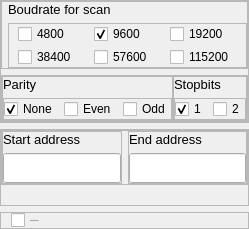
                  <widget class="AqScanNetworkSettingsWidget" name="pageScanNetwork">
                   <property name="sizePolicy">
                    <sizepolicy hsizetype="Preferred" vsizetype="MinimumExpanding">
                     <horstretch>0</horstretch>
                     <verstretch>0</verstretch>
                    </sizepolicy>
                   </property>
                   <property name="minimumSize">
                    <size>
                     <width>0</width>
                     <height>0</height>
                    </size>
                   </property>
                   <layout class="QVBoxLayout" name="verticalLayout_10">
                    <property name="spacing">
                     <number>6</number>
                    </property>
                    <property name="leftMargin">
                     <number>0</number>
                    </property>
                    <property name="topMargin">
                     <number>0</number>
                    </property>
                    <property name="rightMargin">
                     <number>0</number>
                    </property>
                    <property name="bottomMargin">
                     <number>0</number>
                    </property>
                    <item alignment="Qt::AlignTop">
                     <widget class="QFrame" name="settingFrame">
                      <property name="sizePolicy">
                       <sizepolicy hsizetype="Preferred" vsizetype="MinimumExpanding">
                        <horstretch>0</horstretch>
                        <verstretch>0</verstretch>
                       </sizepolicy>
                      </property>
                      <property name="minimumSize">
                       <size>
                        <width>0</width>
                        <height>0</height>
                       </size>
                      </property>
                      <property name="maximumSize">
                       <size>
                        <width>16777215</width>
                        <height>16777215</height>
                       </size>
                      </property>
                      <property name="frameShape">
                       <enum>QFrame::StyledPanel</enum>
                      </property>
                      <property name="frameShadow">
                       <enum>QFrame::Raised</enum>
                      </property>
                      <layout class="QVBoxLayout" name="verticalLayout_11">
                       <property name="spacing">
                        <number>6</number>
                       </property>
                       <property name="leftMargin">
                        <number>0</number>
                       </property>
                       <property name="topMargin">
                        <number>0</number>
                       </property>
                       <property name="rightMargin">
                        <number>0</number>
                       </property>
                       <property name="bottomMargin">
                        <number>0</number>
                       </property>
                       <item alignment="Qt::AlignTop">
                        <widget class="AqScanCheckBoxFrame" name="boudrateFrame">
                         <property name="sizePolicy">
                          <sizepolicy hsizetype="Preferred" vsizetype="MinimumExpanding">
                           <horstretch>0</horstretch>
                           <verstretch>0</verstretch>
                          </sizepolicy>
                         </property>
                         <property name="frameShape">
                          <enum>QFrame::StyledPanel</enum>
                         </property>
                         <property name="frameShadow">
                          <enum>QFrame::Raised</enum>
                         </property>
                         <layout class="QVBoxLayout" name="verticalLayout_17">
                          <property name="spacing">
                           <number>6</number>
                          </property>
                          <property name="leftMargin">
                           <number>6</number>
                          </property>
                          <property name="topMargin">
                           <number>0</number>
                          </property>
                          <property name="rightMargin">
                           <number>0</number>
                          </property>
                          <property name="bottomMargin">
                           <number>0</number>
                          </property>
                          <item>
                           <widget class="QLabel" name="boudrateScanLabel">
                            <property name="font">
                             <font>
                              <pointsize>10</pointsize>
                             </font>
                            </property>
                            <property name="text">
                             <string>Boudrate for scan</string>
                            </property>
                           </widget>
                          </item>
                          <item alignment="Qt::AlignTop">
                           <widget class="QFrame" name="boudrateCheckBoxFrame">
                            <property name="sizePolicy">
                             <sizepolicy hsizetype="Preferred" vsizetype="MinimumExpanding">
                              <horstretch>0</horstretch>
                              <verstretch>0</verstretch>
                             </sizepolicy>
                            </property>
                            <property name="frameShape">
                             <enum>QFrame::StyledPanel</enum>
                            </property>
                            <property name="frameShadow">
                             <enum>QFrame::Raised</enum>
                            </property>
                            <layout class="QGridLayout" name="gridLayout">
                             <property name="topMargin">
                              <number>0</number>
                             </property>
                             <property name="rightMargin">
                              <number>0</number>
                             </property>
                             <property name="bottomMargin">
                              <number>0</number>
                             </property>
                             <property name="horizontalSpacing">
                              <number>0</number>
                             </property>
                             <property name="verticalSpacing">
                              <number>3</number>
                             </property>
                             <item row="3" column="1">
                              <widget class="QCheckBox" name="checkBox9600">
                               <property name="text">
                                <string>9600</string>
                               </property>
                               <property name="checked">
                                <bool>true</bool>
                               </property>
                               <property name="tristate">
                                <bool>false</bool>
                               </property>
                              </widget>
                             </item>
                             <item row="3" column="2">
                              <widget class="QCheckBox" name="checkBox19200">
                               <property name="text">
                                <string>19200</string>
                               </property>
                              </widget>
                             </item>
                             <item row="3" column="0">
                              <widget class="QCheckBox" name="checkBox4800">
                               <property name="text">
                                <string>4800</string>
                               </property>
                              </widget>
                             </item>
                             <item row="4" column="2">
                              <widget class="QCheckBox" name="checkBox115200">
                               <property name="text">
                                <string>115200</string>
                               </property>
                              </widget>
                             </item>
                             <item row="4" column="0">
                              <widget class="QCheckBox" name="checkBox38400">
                               <property name="text">
                                <string>38400</string>
                               </property>
                              </widget>
                             </item>
                             <item row="4" column="1">
                              <widget class="QCheckBox" name="checkBox57600">
                               <property name="text">
                                <string>57600</string>
                               </property>
                              </widget>
                             </item>
                            </layout>
                           </widget>
                          </item>
                         </layout>
                        </widget>
                       </item>
                       <item alignment="Qt::AlignTop">
                        <widget class="QFrame" name="settingFooterFrame">
                         <property name="sizePolicy">
                          <sizepolicy hsizetype="Preferred" vsizetype="MinimumExpanding">
                           <horstretch>0</horstretch>
                           <verstretch>0</verstretch>
                          </sizepolicy>
                         </property>
                         <property name="frameShape">
                          <enum>QFrame::StyledPanel</enum>
                         </property>
                         <property name="frameShadow">
                          <enum>QFrame::Raised</enum>
                         </property>
                         <layout class="QHBoxLayout" name="horizontalLayout_7">
                          <property name="spacing">
                           <number>0</number>
                          </property>
                          <property name="leftMargin">
                           <number>0</number>
                          </property>
                          <property name="topMargin">
                           <number>0</number>
                          </property>
                          <property name="rightMargin">
                           <number>0</number>
                          </property>
                          <property name="bottomMargin">
                           <number>0</number>
                          </property>
                          <item alignment="Qt::AlignTop">
                           <widget class="AqScanCheckBoxFrame" name="parityFrame">
                            <property name="sizePolicy">
                             <sizepolicy hsizetype="Preferred" vsizetype="MinimumExpanding">
                              <horstretch>0</horstretch>
                              <verstretch>0</verstretch>
                             </sizepolicy>
                            </property>
                            <property name="minimumSize">
                             <size>
                              <width>0</width>
                              <height>0</height>
                             </size>
                            </property>
                            <property name="maximumSize">
                             <size>
                              <width>16777215</width>
                              <height>16777215</height>
                             </size>
                            </property>
                            <property name="frameShape">
                             <enum>QFrame::StyledPanel</enum>
                            </property>
                            <property name="frameShadow">
                             <enum>QFrame::Raised</enum>
                            </property>
                            <layout class="QVBoxLayout" name="verticalLayout_16">
                             <property name="spacing">
                              <number>6</number>
                             </property>
                             <property name="leftMargin">
                              <number>0</number>
                             </property>
                             <property name="topMargin">
                              <number>0</number>
                             </property>
                             <property name="rightMargin">
                              <number>0</number>
                             </property>
                             <property name="bottomMargin">
                              <number>0</number>
                             </property>
                             <item>
                              <widget class="QLabel" name="parityScanLabel_2">
                               <property name="sizePolicy">
                                <sizepolicy hsizetype="Preferred" vsizetype="Preferred">
                                 <horstretch>0</horstretch>
                                 <verstretch>0</verstretch>
                                </sizepolicy>
                               </property>
                               <property name="font">
                                <font>
                                 <pointsize>10</pointsize>
                                </font>
                               </property>
                               <property name="text">
                                <string>Parity </string>
                               </property>
                              </widget>
                             </item>
                             <item alignment="Qt::AlignTop">
                              <widget class="QFrame" name="checkBoxNEOFrame">
                               <property name="sizePolicy">
                                <sizepolicy hsizetype="Preferred" vsizetype="MinimumExpanding">
                                 <horstretch>0</horstretch>
                                 <verstretch>0</verstretch>
                                </sizepolicy>
                               </property>
                               <property name="frameShape">
                                <enum>QFrame::StyledPanel</enum>
                               </property>
                               <property name="frameShadow">
                                <enum>QFrame::Raised</enum>
                               </property>
                               <layout class="QHBoxLayout" name="horizontalLayout_9">
                                <property name="spacing">
                                 <number>6</number>
                                </property>
                                <property name="leftMargin">
                                 <number>0</number>
                                </property>
                                <property name="topMargin">
                                 <number>0</number>
                                </property>
                                <property name="rightMargin">
                                 <number>0</number>
                                </property>
                                <property name="bottomMargin">
                                 <number>0</number>
                                </property>
                                <item>
                                 <widget class="QCheckBox" name="checkBoxNone">
                                  <property name="text">
                                   <string>None</string>
                                  </property>
                                  <property name="checked">
                                   <bool>true</bool>
                                  </property>
                                 </widget>
                                </item>
                                <item>
                                 <widget class="QCheckBox" name="checkBoxEven">
                                  <property name="text">
                                   <string>Even</string>
                                  </property>
                                 </widget>
                                </item>
                                <item>
                                 <widget class="QCheckBox" name="checkBoxOdd">
                                  <property name="text">
                                   <string>Odd</string>
                                  </property>
                                 </widget>
                                </item>
                               </layout>
                              </widget>
                             </item>
                            </layout>
                           </widget>
                          </item>
                          <item alignment="Qt::AlignTop">
                           <widget class="AqScanCheckBoxFrame" name="stopbitsFrame">
                            <property name="sizePolicy">
                             <sizepolicy hsizetype="Preferred" vsizetype="MinimumExpanding">
                              <horstretch>0</horstretch>
                              <verstretch>0</verstretch>
                             </sizepolicy>
                            </property>
                            <property name="minimumSize">
                             <size>
                              <width>0</width>
                              <height>0</height>
                             </size>
                            </property>
                            <property name="maximumSize">
                             <size>
                              <width>16777215</width>
                              <height>16777215</height>
                             </size>
                            </property>
                            <property name="frameShape">
                             <enum>QFrame::StyledPanel</enum>
                            </property>
                            <property name="frameShadow">
                             <enum>QFrame::Raised</enum>
                            </property>
                            <layout class="QVBoxLayout" name="verticalLayout_15">
                             <property name="spacing">
                              <number>6</number>
                             </property>
                             <property name="leftMargin">
                              <number>0</number>
                             </property>
                             <property name="topMargin">
                              <number>0</number>
                             </property>
                             <property name="rightMargin">
                              <number>0</number>
                             </property>
                             <property name="bottomMargin">
                              <number>0</number>
                             </property>
                             <item>
                              <widget class="QLabel" name="stopbitsScanLabel">
                               <property name="sizePolicy">
                                <sizepolicy hsizetype="Preferred" vsizetype="Preferred">
                                 <horstretch>0</horstretch>
                                 <verstretch>0</verstretch>
                                </sizepolicy>
                               </property>
                               <property name="font">
                                <font>
                                 <pointsize>10</pointsize>
                                </font>
                               </property>
                               <property name="text">
                                <string>Stopbits</string>
                               </property>
                              </widget>
                             </item>
                             <item alignment="Qt::AlignTop">
                              <widget class="QFrame" name="checkBox12Frame">
                               <property name="sizePolicy">
                                <sizepolicy hsizetype="Preferred" vsizetype="MinimumExpanding">
                                 <horstretch>0</horstretch>
                                 <verstretch>0</verstretch>
                                </sizepolicy>
                               </property>
                               <property name="frameShape">
                                <enum>QFrame::StyledPanel</enum>
                               </property>
                               <property name="frameShadow">
                                <enum>QFrame::Raised</enum>
                               </property>
                               <layout class="QHBoxLayout" name="horizontalLayout_8">
                                <property name="spacing">
                                 <number>6</number>
                                </property>
                                <property name="leftMargin">
                                 <number>0</number>
                                </property>
                                <property name="topMargin">
                                 <number>0</number>
                                </property>
                                <property name="rightMargin">
                                 <number>0</number>
                                </property>
                                <property name="bottomMargin">
                                 <number>0</number>
                                </property>
                                <item>
                                 <widget class="QCheckBox" name="checkBox1sb">
                                  <property name="text">
                                   <string>1</string>
                                  </property>
                                  <property name="checked">
                                   <bool>true</bool>
                                  </property>
                                 </widget>
                                </item>
                                <item>
                                 <widget class="QCheckBox" name="checkBox2sb">
                                  <property name="text">
                                   <string>2</string>
                                  </property>
                                  <property name="checked">
                                   <bool>false</bool>
                                  </property>
                                 </widget>
                                </item>
                               </layout>
                              </widget>
                             </item>
                            </layout>
                           </widget>
                          </item>
                         </layout>
                        </widget>
                       </item>
                      </layout>
                     </widget>
                    </item>
                    <item alignment="Qt::AlignTop">
                     <widget class="AqScanSlaveIDFrame" name="slaveIdFrame">
                      <property name="sizePolicy">
                       <sizepolicy hsizetype="Preferred" vsizetype="MinimumExpanding">
                        <horstretch>0</horstretch>
                        <verstretch>0</verstretch>
                       </sizepolicy>
                      </property>
                      <property name="frameShape">
                       <enum>QFrame::StyledPanel</enum>
                      </property>
                      <property name="frameShadow">
                       <enum>QFrame::Raised</enum>
                      </property>
                      <layout class="QVBoxLayout" name="verticalLayout_19">
                       <property name="spacing">
                        <number>0</number>
                       </property>
                       <property name="leftMargin">
                        <number>0</number>
                       </property>
                       <property name="topMargin">
                        <number>0</number>
                       </property>
                       <property name="rightMargin">
                        <number>0</number>
                       </property>
                       <property name="bottomMargin">
                        <number>20</number>
                       </property>
                       <item>
                        <widget class="QFrame" name="editiorsFrame">
                         <property name="frameShape">
                          <enum>QFrame::StyledPanel</enum>
                         </property>
                         <property name="frameShadow">
                          <enum>QFrame::Raised</enum>
                         </property>
                         <layout class="QHBoxLayout" name="horizontalLayout_10">
                          <property name="spacing">
                           <number>6</number>
                          </property>
                          <property name="leftMargin">
                           <number>0</number>
                          </property>
                          <property name="topMargin">
                           <number>0</number>
                          </property>
                          <property name="rightMargin">
                           <number>0</number>
                          </property>
                          <property name="bottomMargin">
                           <number>0</number>
                          </property>
                          <item>
                           <widget class="QFrame" name="startAddressFrame">
                            <property name="sizePolicy">
                             <sizepolicy hsizetype="Preferred" vsizetype="MinimumExpanding">
                              <horstretch>0</horstretch>
                              <verstretch>0</verstretch>
                             </sizepolicy>
                            </property>
                            <property name="frameShape">
                             <enum>QFrame::StyledPanel</enum>
                            </property>
                            <property name="frameShadow">
                             <enum>QFrame::Raised</enum>
                            </property>
                            <layout class="QVBoxLayout" name="verticalLayout_12">
                             <property name="leftMargin">
                              <number>0</number>
                             </property>
                             <property name="topMargin">
                              <number>0</number>
                             </property>
                             <property name="rightMargin">
                              <number>0</number>
                             </property>
                             <property name="bottomMargin">
                              <number>0</number>
                             </property>
                             <item>
                              <widget class="QLabel" name="startLineEditLabel">
                               <property name="font">
                                <font>
                                 <pointsize>10</pointsize>
                                </font>
                               </property>
                               <property name="text">
                                <string>Start address</string>
                               </property>
                              </widget>
                             </item>
                             <item>
                              <widget class="AqSlaveIdLineEdit" name="startLineEdit">
                               <property name="minimumSize">
                                <size>
                                 <width>0</width>
                                 <height>30</height>
                                </size>
                               </property>
                               <property name="maximumSize">
                                <size>
                                 <width>16777215</width>
                                 <height>30</height>
                                </size>
                               </property>
                              </widget>
                             </item>
                            </layout>
                           </widget>
                          </item>
                          <item>
                           <widget class="QFrame" name="endAddressFrame">
                            <property name="sizePolicy">
                             <sizepolicy hsizetype="Preferred" vsizetype="MinimumExpanding">
                              <horstretch>0</horstretch>
                              <verstretch>0</verstretch>
                             </sizepolicy>
                            </property>
                            <property name="frameShape">
                             <enum>QFrame::StyledPanel</enum>
                            </property>
                            <property name="frameShadow">
                             <enum>QFrame::Raised</enum>
                            </property>
                            <layout class="QVBoxLayout" name="verticalLayout_13">
                             <property name="leftMargin">
                              <number>0</number>
                             </property>
                             <property name="topMargin">
                              <number>0</number>
                             </property>
                             <property name="rightMargin">
                              <number>0</number>
                             </property>
                             <property name="bottomMargin">
                              <number>0</number>
                             </property>
                             <item>
                              <widget class="QLabel" name="endLineEditLabelLabel">
                               <property name="font">
                                <font>
                                 <pointsize>10</pointsize>
                                </font>
                               </property>
                               <property name="text">
                                <string>End address</string>
                               </property>
                              </widget>
                             </item>
                             <item>
                              <widget class="AqSlaveIdLineEdit" name="endLineEdit">
                               <property name="minimumSize">
                                <size>
                                 <width>0</width>
                                 <height>30</height>
                                </size>
                               </property>
                               <property name="maximumSize">
                                <size>
                                 <width>16777215</width>
                                 <height>30</height>
                                </size>
                               </property>
                              </widget>
                             </item>
                            </layout>
                           </widget>
                          </item>
                         </layout>
                        </widget>
                       </item>
                      </layout>
                     </widget>
                    </item>
                    <item>
                     <widget class="QFrame" name="firstFindStopFrame">
                      <property name="sizePolicy">
                       <sizepolicy hsizetype="MinimumExpanding" vsizetype="Preferred">
                        <horstretch>0</horstretch>
                        <verstretch>0</verstretch>
                       </sizepolicy>
                      </property>
                      <property name="font">
                       <font>
                        <pointsize>10</pointsize>
                       </font>
                      </property>
                      <property name="frameShape">
                       <enum>QFrame::StyledPanel</enum>
                      </property>
                      <property name="frameShadow">
                       <enum>QFrame::Raised</enum>
                      </property>
                      <layout class="QVBoxLayout" name="verticalLayout_20">
                       <property name="spacing">
                        <number>0</number>
                       </property>
                       <property name="leftMargin">
                        <number>10</number>
                       </property>
                       <property name="topMargin">
                        <number>0</number>
                       </property>
                       <property name="rightMargin">
                        <number>0</number>
                       </property>
                       <property name="bottomMargin">
                        <number>0</number>
                       </property>
                       <item>
                        <widget class="QCheckBox" name="firstFindCheckBox">
                         <property name="font">
                          <font>
                           <pointsize>-1</pointsize>
                          </font>
                         </property>
                         <property name="text">
                          <string>Stop with first found</string>
                         </property>
                        </widget>
                       </item>
                      </layout>
                     </widget>
                    </item>
                   </layout>
                  </widget>
